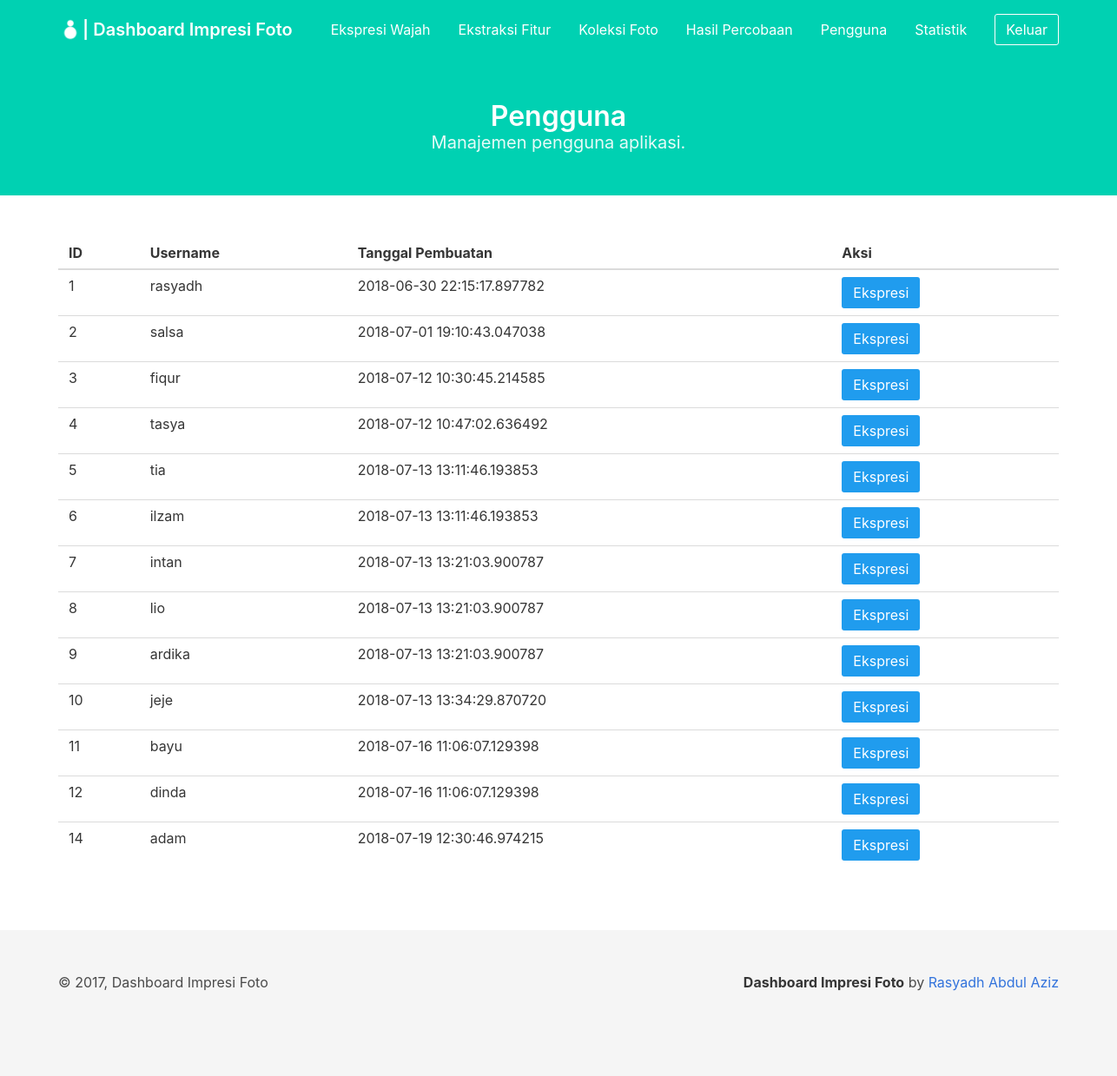
The app's page /dashboard/user/ (signed in), older data.
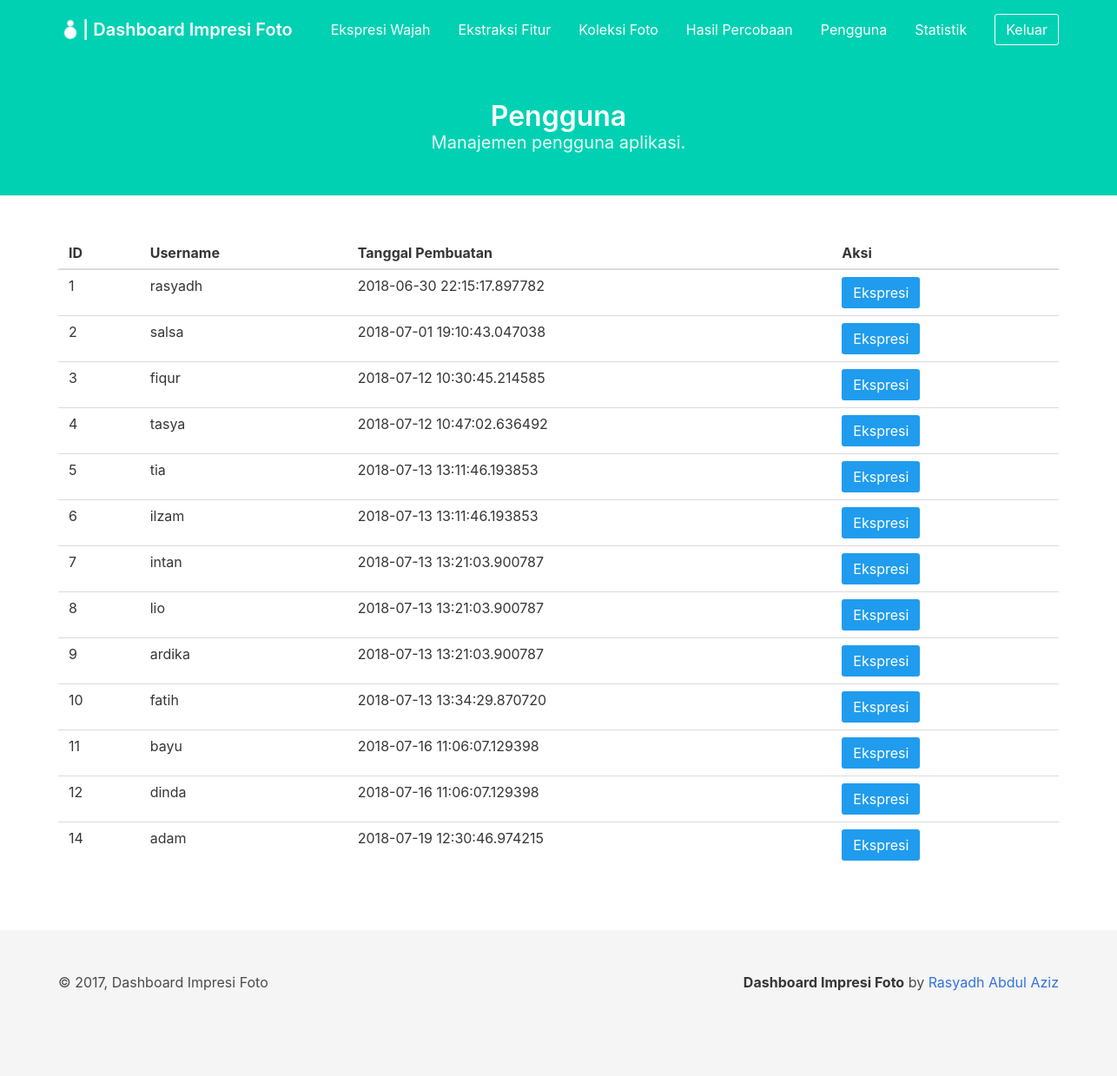
The same page, newer data.
### project/models/user.py (models this page shows, shortened)
class User(db.Model):
    __tablename__ = 'user'
    id_user = db.Column(db.Integer, primary_key=True)
    username = db.Column(db.String, unique=True, nullable=False)
    password = db.Column(db.String, nullable=False)
    created_at = db.Column(db.DateTime, default=datetime.datetime.now())

### project/views/dashboard/user.py (the view)
@user.route('/dashboard/user/')
def index():
    if session.get('loggedin_admin'):
        try:
            users = User.query.all()
            return render_template('dashboard/user.html',
                title='Pengguna', users=users)
        except Exception as e:
            print('error to get detection result')
            print(e)
    return redirect(url_for('auth.login_admin'))

### project/templates/dashboard/user.html (shortened to what this page needs)
{% extends '/dashboard/base_dashboard.html' %} {% block content %}
<section class="hero is-primary">
    <div class="hero-body">
        <div class="container has-text-centered">
            <h1 class="title">
                Pengguna
            </h1>
            <h2 class="subtitle">
                Manajemen pengguna aplikasi.
            </h2>
        </div>
    </div>
</section>
<section class="section">
    <div class="container" id="result_table">
        <table class="table is-hoverable is-fullwidth">
            <thead>
                <tr>
                    <th>ID</th>
                    <th>Username</th>
                    <th>Tanggal Pembuatan</th>
                    <th>Aksi</th>
                </tr>
            </thead>
            <tbody>
                {% if users %} {% for user in users %}
                <tr>
                    <td>{{ user.id_user }}</td>
                    <td>{{ user.username }}</td>
                    <td>{{ user.created_at }}</td>
                    <td>
                        <button class="button is-info" onclick="expression('{{ user.id_user }}', '{{ user.username }}')">Ekspresi</button>
                    </td>
                </tr>
                {% endfor %} {% else %}
                <tr>
                    <td colspan="4" class="has-text-centered">Belum ada hasil percobaan</td>
                </tr>
                {% endif %}
            </tbody>
        </table>
    </div>
</section>
{% endblock %}

Row changes from the older to the newer data that the page shows:
changed User id 10: username "jeje" → "fatih"
